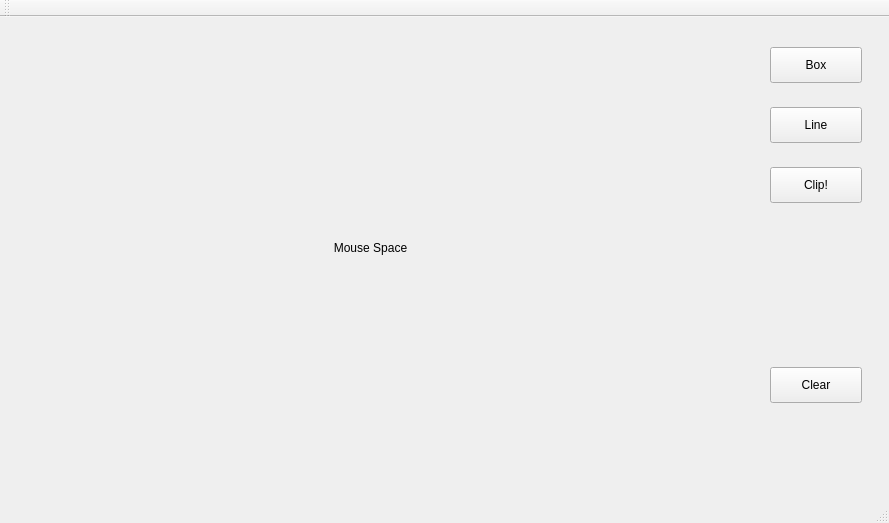
<?xml version="1.0" encoding="UTF-8"?>
<ui version="4.0">
 <class>MainWindow</class>
 <widget class="QMainWindow" name="MainWindow">
  <property name="geometry">
   <rect>
    <x>0</x>
    <y>0</y>
    <width>889</width>
    <height>523</height>
   </rect>
  </property>
  <property name="windowTitle">
   <string>MainWindow</string>
  </property>
  <widget class="QWidget" name="centralWidget">
   <widget class="QLabel" name="label">
    <property name="geometry">
     <rect>
      <x>20</x>
      <y>10</y>
      <width>701</width>
      <height>441</height>
     </rect>
    </property>
    <property name="text">
     <string>Mouse Space</string>
    </property>
    <property name="alignment">
     <set>Qt::AlignCenter</set>
    </property>
   </widget>
   <widget class="QPushButton" name="pushButton">
    <property name="geometry">
     <rect>
      <x>770</x>
      <y>30</y>
      <width>92</width>
      <height>36</height>
     </rect>
    </property>
    <property name="text">
     <string>Box</string>
    </property>
   </widget>
   <widget class="QPushButton" name="pushButton_2">
    <property name="geometry">
     <rect>
      <x>770</x>
      <y>90</y>
      <width>92</width>
      <height>36</height>
     </rect>
    </property>
    <property name="text">
     <string>Line</string>
    </property>
   </widget>
   <widget class="QPushButton" name="pushButton_3">
    <property name="geometry">
     <rect>
      <x>770</x>
      <y>150</y>
      <width>92</width>
      <height>36</height>
     </rect>
    </property>
    <property name="text">
     <string>Clip!</string>
    </property>
   </widget>
   <widget class="QPushButton" name="pushButton_4">
    <property name="geometry">
     <rect>
      <x>770</x>
      <y>350</y>
      <width>92</width>
      <height>36</height>
     </rect>
    </property>
    <property name="text">
     <string>Clear</string>
    </property>
   </widget>
  </widget>
  <widget class="QMenuBar" name="menuBar">
   <property name="geometry">
    <rect>
     <x>0</x>
     <y>0</y>
     <width>889</width>
     <height>28</height>
    </rect>
   </property>
  </widget>
  <widget class="QToolBar" name="mainToolBar">
   <attribute name="toolBarArea">
    <enum>TopToolBarArea</enum>
   </attribute>
   <attribute name="toolBarBreak">
    <bool>false</bool>
   </attribute>
  </widget>
  <widget class="QStatusBar" name="statusBar"/>
 </widget>
 <layoutdefault spacing="6" margin="11"/>
 <resources/>
 <connections/>
</ui>
